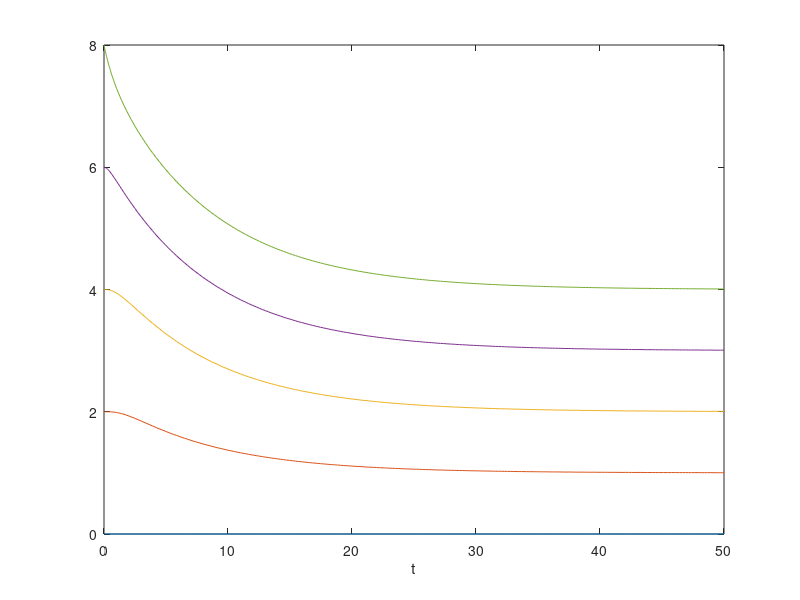

MATLAB code for this plot:
%old 1d simulation without reference cells
function noreference_ode()
global N s0
N=5;
cell_positions = (2*(0:(N-1))).';
% default_postiion = 0:(N-1);
s0 = 1; %default length
tend = 50;% how long the simulation goes for
[T,Y] = ode45(@cell_forces,[0 tend],cell_positions);



plot(T,Y);
xlabel('t')


end

function dxdt = cell_forces(t,x)

global N s0

extensions = diff(x)-s0;
dxdt =  -[extensions(1);extensions] + [extensions;0];

end
    